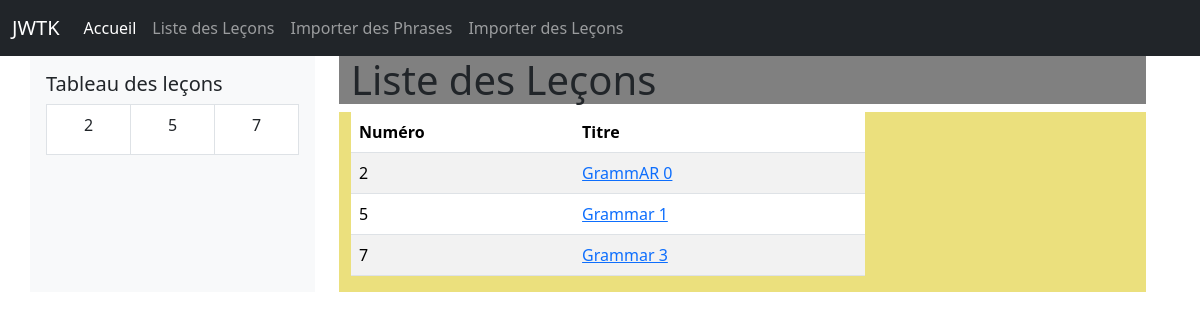
The page /accueil/ on the database as committed earlier.
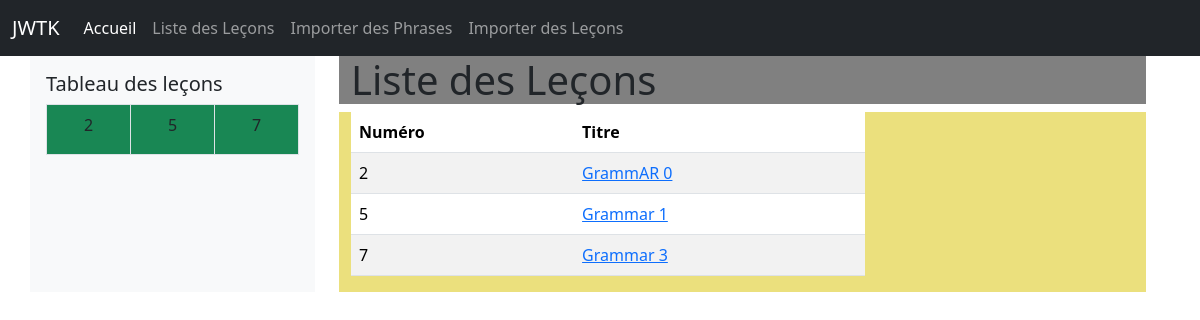
The same page on the database as committed later.
### translate/models.py (models this page shows, shortened)
class Lesson(models.Model):
    title = models.CharField(max_length=100)
    number = models.IntegerField(unique=True)
    is_completed = models.BooleanField(default=False)

### translate/views.py (the view)
# urls.py: path('accueil/', views.accueil, name='accueil'),
def accueil(request):
    lessons = Lesson.objects.all().order_by('number')
    total_lessons = lessons.count()
    columns = 6
    rows = [lessons[i:i + columns] for i in range(0, total_lessons, columns)]
    context = {'lessons': lessons,
               'rows':rows,
               'show_sidebar': True}
    return render(request, "translate/index.html", context)

### translate/context_processors.py (called while the page is built)
def lesson_table_context(request):
    lessons = Lesson.objects.all().order_by('number')
    total_lessons = lessons.count()
    columns = 6
    rows = [lessons[i:i + columns] for i in range(0, total_lessons, columns)]
    return {
        'rows': rows,  # Tableau des leçons
    }

### translate/templates/translate/index.html
{% extends 'translate/base.html' %}
{% block content %}
<div class="container-fluid">
    <div style="background: grey;" class="container">
        <h1>Liste des Leçons</h1>
    </div>
    <div style="background:rgb(235, 224, 125);" class="container">
        <div class="row">
            <div class="col-md-8">
                <table class="table table-striped">
                    <thead class="thead-dark">
                        <tr>
                            <th scope="col">Numéro</th>
                            <th scope="col">Titre</th>
                        </tr>
                    </thead>
                    <tbody>
                        {% for lesson in lessons %}
                        <tr>
                            <td scope="row">{{ lesson.number }}</td>
                            <td>
                                <a href="{% url 'translate:phrase_navigation' lesson_id=lesson.id current_id=1 %}">
                                    {{ lesson.title }}
                                </a>
                            </td>
                        </tr>
                        {% endfor %}
                    </tbody>
                </table>
            </div>
        </div>
    </div>
</div>
{%endblock %}

### translate/templates/translate/base.html (shortened to what this page needs)
<!DOCTYPE html>
<html lang="fr">
<head>
    {% load static %}
    <link rel="stylesheet" href="{% static 'bootstrap/css/bootstrap.min.css' %}">
</head>
<body>
   <nav class="navbar navbar-expand-lg navbar-dark bg-dark">
    <div class="container-fluid">
        <a class="navbar-brand" href="#">JWTK</a>
        <div class="collapse navbar-collapse" id="navbarNav">
            <ul class="navbar-nav">
                <li class="nav-item">
                    <a class="nav-link active" aria-current="page" href="{% url 'translate:index' %}">Accueil</a>
                </li>
                <li class="nav-item">
                    <a class="nav-link" href="{% url 'translate:accueil' %}">Liste des Leçons</a>
                </li>
                <li class="nav-item">
                    <a class="nav-link" href="{% url 'translate:import_phrases' %}">Importer des Phrases</a>
                </li>
                <li class="nav-item">
                    <a class="nav-link" href="{% url 'translate:import_lessons' %}">Importer des Leçons</a>
                </li>
            </ul>
        </div>
    </div>
</nav>
 <div class="container">
    <div class="row">
                {% if show_sidebar %}
                <aside class="col-md-3 bg-light p-3">
                    <h5>Tableau des leçons</h5>
                    <div class="table-responsive">
                        <table class="table table-bordered text-center">
                            <tbody>
                                {% for row in rows %}
                                    <tr>
                                        {% for lesson in row %}
                                            <td
                                            class="{% if lesson.is_completed %} bg-success text-white {% endif %}"
                                            style="width: 50px; height: 50px;"
                                            title="{{ lesson.title }}">
                                            <a href="{% url 'translate:phrase_navigation' lesson.id 1 %}"
                                               class="text-decoration-none text-dark">
                                                {{ lesson.number }}
                                            </a>
                                            </td>
                                        {% endfor %}
                                    </tr>
                                {% endfor %}
                            </tbody>
                        </table>
                    </div>
                </aside>
                {% endif %}
                <main class="col-md-9">
                    {% block content %}{% endblock %}
                </main>
    </div>
</div>
</body>
</html>

Rows that differ between the two databases and show on the page:
changed Lesson "GrammAR 0": is_completed False → True (drawn)
changed Lesson "Grammar 1": is_completed False → True (drawn)
changed Lesson "Grammar 3": is_completed False → True (drawn)
